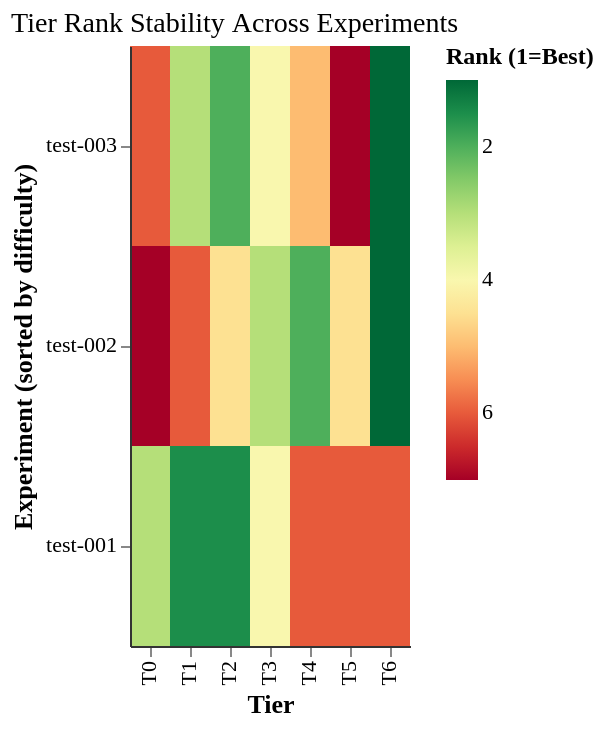

This figure's Vega-Lite source:
### Vega-Lite specification from a JSON file in a GitHub repository (floating-point values rounded to 4 significant figures)
{"config": {"font": "serif", "axis": {"labelFontSize": 11, "titleFontSize": 13, "gridColor": "#e0e0e0", "domainColor": "#333333"}, "legend": {"labelFontSize": 11, "titleFontSize": 12}, "title": {"fontSize": 14, "anchor": "start", "fontWeight": "normal"}, "view": {"stroke": null, "continuousWidth": 400, "continuousHeight": 300}, "mark": {"tooltip": true}}, "data": {"name": "data-91dc4e6df1e26b6820f21f3952e2e04d"}, "mark": {"type": "rect"}, "encoding": {"color": {"field": "rank", "scale": {"domain": [7, 1], "scheme": "redyellowgreen"}, "title": "Rank (1=Best)", "type": "quantitative"}, "tooltip": [{"field": "experiment", "title": "Experiment", "type": "ordinal"}, {"field": "tier", "title": "Tier", "type": "ordinal"}, {"field": "pass_rate", "format": ".2%", "title": "Pass Rate", "type": "quantitative"}, {"field": "rank", "title": "Rank", "type": "quantitative"}], "x": {"field": "tier", "sort": ["T0", "T1", "T2", "T3", "T4", "T5", "T6"], "title": "Tier", "type": "ordinal"}, "y": {"field": "experiment", "sort": ["test-003", "test-002", "test-001"], "title": "Experiment (sorted by difficulty)", "type": "ordinal"}}, "height": 300, "title": "Tier Rank Stability Across Experiments", "$schema": "https://vega.github.io/schema/vega-lite/v6.1.0.json", "datasets": {"data-91dc4e6df1e26b6820f21f3952e2e04d": [{"experiment": "test-001", "tier": "T0", "pass_rate": 0.9583, "rank": 3.0}, {"experiment": "test-001", "tier": "T1", "pass_rate": 1.0, "rank": 1.5}, {"experiment": "test-001", "tier": "T2", "pass_rate": 1.0, "rank": 1.5}, {"experiment": "test-001", "tier": "T3", "pass_rate": 0.3496, "rank": 4.0}, {"experiment": "test-001", "tier": "T4", "pass_rate": 0.0, "rank": 6.0}, {"experiment": "test-001", "tier": "T5", "pass_rate": 0.0, "rank": 6.0}, {"experiment": "test-001", "tier": "T6", "pass_rate": 0.0, "rank": 6.0}, {"experiment": "test-002", "tier": "T0", "pass_rate": 0.9028, "rank": 7.0}, {"experiment": "test-002", "tier": "T1", "pass_rate": 0.9333, "rank": 6.0}, {"experiment": "test-002", "tier": "T2", "pass_rate": 0.9556, "rank": 4.5}, {"experiment": "test-002", "tier": "T3", "pass_rate": 0.9675, "rank": 3.0}, {"experiment": "test-002", "tier": "T4", "pass_rate": 0.9762, "rank": 2.0}, {"experiment": "test-002", "tier": "T5", "pass_rate": 0.9556, "rank": 4.5}, {"experiment": "test-002", "tier": "T6", "pass_rate": 1.0, "rank": 1.0}, {"experiment": "test-003", "tier": "T0", "pass_rate": 0.9444, "rank": 6.0}, {"experiment": "test-003", "tier": "T1", "pass_rate": 0.9667, "rank": 3.0}, {"experiment": "test-003", "tier": "T2", "pass_rate": 0.9778, "rank": 2.0}, {"experiment": "test-003", "tier": "T3", "pass_rate": 0.9593, "rank": 4.0}, {"experiment": "test-003", "tier": "T4", "pass_rate": 0.9524, "rank": 5.0}, {"experiment": "test-003", "tier": "T5", "pass_rate": 0.9333, "rank": 7.0}, {"experiment": "test-003", "tier": "T6", "pass_rate": 1.0, "rank": 1.0}]}}
